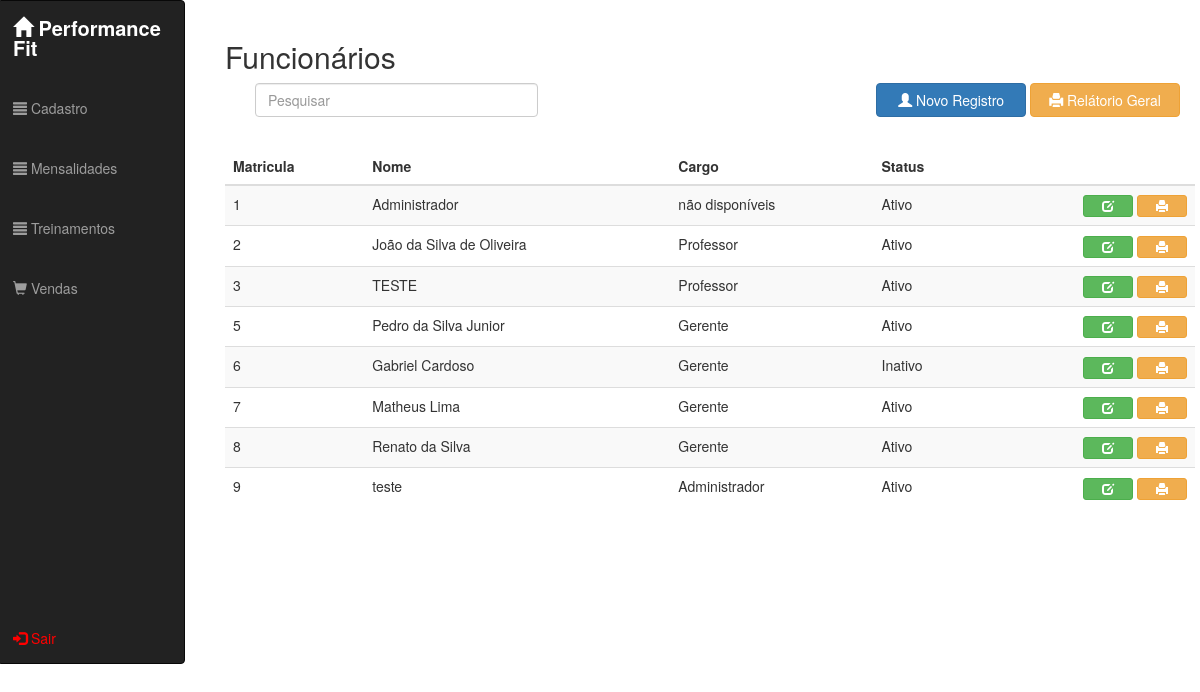
/view.funcionario (signed in), run on the app's committed database.
### tables this page shows
CREATE TABLE `funcionarios` (
  `idfuncionarios` int(11) NOT NULL,
  `idendereco_func` int(11) NOT NULL,
  `nome_func` varchar(100) NOT NULL,
  `nome_pai_func` varchar(100) DEFAULT NULL,
  `nome_mae_func` varchar(100) DEFAULT NULL,
  `dt_nasc_func` date NOT NULL,
  `tipo_san_func` varchar(6) DEFAULT NULL,
  `rg_func` varchar(7) NOT NULL,
  `cpf_func` varchar(14) NOT NULL,
  `cpts_func` varchar(7) DEFAULT NULL,
  `pis_func` varchar(11) DEFAULT NULL,
  `estado_civil_func` varchar(45) DEFAULT NULL,
  `nacionalidade_func` varchar(45) DEFAULT NULL,
  `naturalidade_func` varchar(45) DEFAULT NULL,
  `cargo_func` varchar(45) NOT NULL,
  `funcao_func` varchar(145) DEFAULT NULL,
  `salario_func` decimal(8,2) NOT NULL,
  `entrada_func` time DEFAULT NULL,
  `saida_func` time DEFAULT NULL,
  `email_func` varchar(50) NOT NULL,
  `celular_func` varchar(16) DEFAULT NULL,
  `residencial_func` varchar(15) DEFAULT NULL,
  `status_func` varchar(50) NOT NULL,
  `obs_func` varchar(500) DEFAULT NULL
);

### _app/Conn/Conn.class.php (called while the page is built, shortened)
<?php
class Conn {
    private static $Host = SIS_DB_HOST;
    private static $User = SIS_DB_USER;
    private static $Pass = SIS_DB_PASS;
    private static $Dbsa = SIS_DB_DBSA;
    private static $Connect = null;
    private static function Conectar() {
        try {
            if (self::$Connect == null):
                $dsn = 'mysql:host=' . self::$Host . ';dbname=' . self::$Dbsa;
                $options = [ PDO::MYSQL_ATTR_INIT_COMMAND => 'SET NAMES UTF8'];
                self::$Connect = new PDO($dsn, self::$User, self::$Pass, $options);
                self::$Connect->setAttribute(PDO::ATTR_ERRMODE, PDO::ERRMODE_EXCEPTION);
            endif;
        } catch (PDOException $e) {
            PHPErro($e->getCode(), $e->getMessage(), $e->getFile(), $e->getLine());
            die;
        }
        return self::$Connect;
    }
    public static function getConn() {
        return self::Conectar();
    }
}

### _app/Conn/Read.class.php (called while the page is built, shortened)
<?php
class Read {
    private $Select;
    private $Places;
    private $Result;
    private $Read;
    private $Conn;
    public function __construct() {
        $this->Conn = Conn::getConn();
    }
    public function ExeRead($Tabela, $Termos = null, $ParseString = null) {
        if (!empty($ParseString)):
            parse_str($ParseString, $this->Places);
        endif;
        $this->Select = "SELECT * FROM {$Tabela} {$Termos}";
        $this->Execute();
    }
    public function getResult() {
        return $this->Result;
    }
    private function Connect() {
        $this->Read = $this->Conn->prepare($this->Select);
        $this->Read->setFetchMode(PDO::FETCH_ASSOC);
    }
    private function getSyntax() {
        if ($this->Places):
            foreach ($this->Places as $Vinculo => $Valor):
                $this->Read->bindValue(":{$Vinculo}", $Valor, ( is_int($Valor) ? PDO::PARAM_INT : PDO::PARAM_STR));
            endforeach;
        endif;
    }
    private function Execute() {
        $this->Connect();
        try {
            $this->Read->execute();
            $this->Result = $this->Read->fetchAll();
        } catch (PDOException $e) {
            $this->Result = null;
            Erro("<b>Erro ao Ler:</b> {$e->getMessage()}", $e->getCode());
        }
    }
}

### Views/view.funcionario.php (the view, shortened to what this page needs)
<?php require REQUIRE_PATH . '/menu.php'; ?>
<div class="col-md-10 modals">
    <br>
    <h2>Funcionários</h2>
    <div>
        <div class="col-md-12" align="right">
            <form action="" method="POST">
                <div class="form-group col-md-4">
                    <input type="text" placeholder="Pesquisar" class="form-control pesquisar pesquisar-funcionario">
                </div>
            </form>
            <button class="btn btn-primary open-modal-create"><i class="glyphicon glyphicon-user"></i> Novo Registro</button>
            <a class="relatorio-geral" href="http://localhost/academia/Views/view.funcionarios.relatorio.php" target="_blank"><button class="btn btn-warning"><i class="glyphicon glyphicon-print"></i> Relátorio Geral</button></a>
        </div>
        <div class="form-group col-md-12 mensagens-retorno">
        </div>
        <table class="table table-striped modal-table">
            <thead>
                <tr>
                    <th>Matricula</th>
                    <th>Nome</th>
                    <th>Cargo</th>
                    <th>Status</th>
                    <th></th>
                </tr>
            </thead>
            <tbody class="j-result-funcionarios">
                <?php
                $ReadFun = new Read;
                $ReadFun->ExeRead("funcionarios");
                foreach ($ReadFun->getResult() as $e):
                    extract($e);
                    echo
                    "<tr id='{$idfuncionarios}'>" .
                    "<td>{$idfuncionarios}</td>" .
                    "<td>{$nome_func}</td>" .
                    "<td>{$cargo_func}</td>" .
                    "<td>{$status_func}</td>" .
                    "<td align='right'>" .
                    "<button class='btn btn-success btn-xs open-modal-update j-open-modal-update-funcionario' idfuncionarios='{$idfuncionarios}' idendereco_func='{$idendereco_func}'><i class='glyphicon glyphicon-edit'></i></button> " .
                    "<a href='http://localhost/academia/Views/view.funcionario.relatorio.php?idfuncionarios={$idfuncionarios}' target='_blank'><button class='btn btn-warning btn-xs open-imprimir'><i class='glyphicon glyphicon-print'></i></button></a>" .
                    "</td>" .
                    "</tr>";
                endforeach;
                ?>
            </tbody>
        </table>
    </div>
</div>

### Views/css/style.css (style rules this page uses)
.btn-success { width: 150px; }
.btn-warning { width: 150px; }
.btn-primary { width: 150px; }
.open-modal-update { width: 50px; }
.open-imprimir { width: 50px; }
.modals { margin-left: 210px; }

### data on the page
funcionarios: idfuncionarios "1", nome_func "Administrador", cargo_func "não disponíveis", status_func "Ativo"
funcionarios: idfuncionarios "2", nome_func "João da Silva de Oliveira", cargo_func "Professor", status_func "Ativo"
funcionarios: idfuncionarios "3", nome_func "TESTE", cargo_func "Professor", status_func "Ativo"
funcionarios: idfuncionarios "5", nome_func "Pedro da Silva Junior", cargo_func "Gerente", status_func "Ativo"
funcionarios: idfuncionarios "6", nome_func "Gabriel Cardoso", cargo_func "Gerente", status_func "Inativo"
funcionarios: idfuncionarios "7", nome_func "Matheus Lima", cargo_func "Gerente", status_func "Ativo"
funcionarios: idfuncionarios "8", nome_func "Renato da Silva", cargo_func "Gerente", status_func "Ativo"
funcionarios: idfuncionarios "9", nome_func "teste", cargo_func "Administrador", status_func "Ativo"
